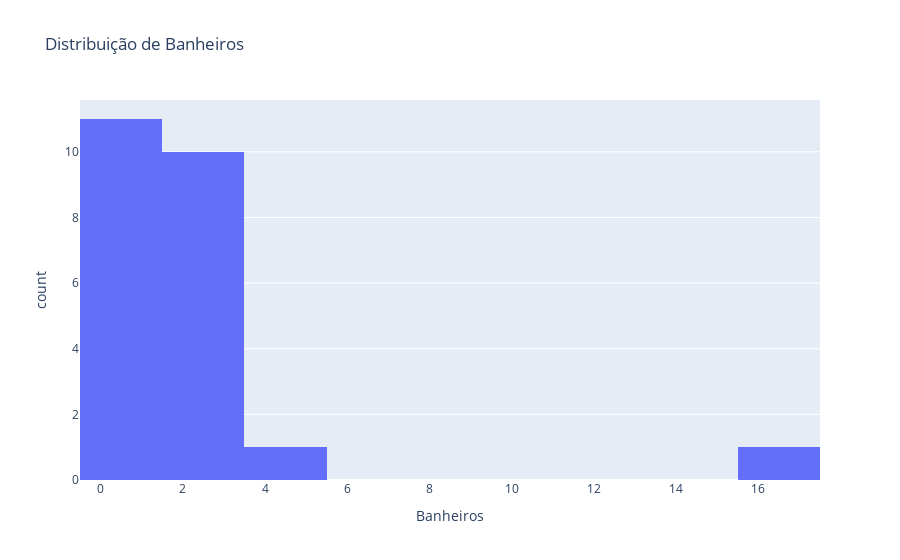

Here is the notebook cell this chart was saved with:
### Code cell
#Distribuição de Banheiros

fig = px.histogram(df, x='Banheiros', title='Distribuição de Banheiros')
fig.show()

### Figure 1 — Plotly figure (JSON) as saved in the notebook; plotly's stock layout.template omitted (floating-point values rounded to 4 significant figures)
{"data": [{"bingroup": "x", "hovertemplate": "Banheiros=%{x}<br>count=%{y}<extra></extra>", "legendgroup": "", "marker": {"color": "#636efa", "pattern": {"shape": ""}}, "name": "", "orientation": "v", "showlegend": false, "type": "histogram", "x": [2.0, 2.0, 2.0, 1.0, 4.0, 16.0, 1.0, 1.0, 1.0, 2.0, 1.0, 1.0, 3.0, 2.0, 2.0, 3.0, 1.0, 1.0, 3.0, 2.0, 1.0, 1.0, 1.0, NaN, NaN, NaN, NaN], "xaxis": "x", "yaxis": "y"}], "layout": {"barmode": "relative", "legend": {"tracegroupgap": 0}, "title": {"text": "Distribuição de Banheiros"}, "xaxis": {"anchor": "y", "domain": [0, 1], "title": {"text": "Banheiros"}}, "yaxis": {"anchor": "x", "domain": [0, 1], "title": {"text": "count"}}}}
